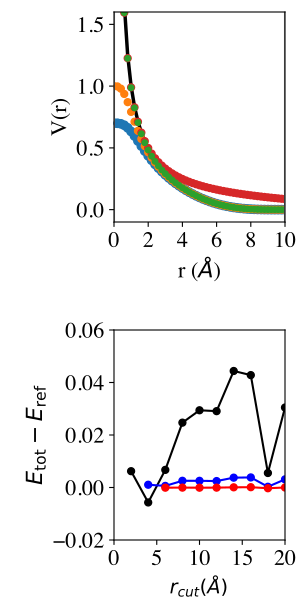

Here is the Python script that generated this plot:

import numpy as np
import matplotlib.pyplot as plt
import matplotlib

params = {
            'font.family' : 'Times'
        }
matplotlib.rcParams.update(params)

# datadir = "/Users/yjpark/YJ/Projects/Multisystem/ElectroStaticBenchmark_t3BN/efield0.0/"
datadir2write = "/Users/yjpark/YJ/Projects/Multisystem/Figures/figS1/sources/"

def Vfunc(r_ij, lam=0.7, rcut=16, Tap_on=False):
    r_ij = np.abs(r_ij)
    VV = (r_ij**3+(1/lam)**3)**(-1/3)
    if Tap_on:
        fac = 20*(r_ij/rcut)**7 - 70*(r_ij/rcut)**6 + 84*(r_ij/rcut)**5 - 35*(r_ij/rcut)**4 + 1
        VV *= fac
    return  VV


rcut = 10
rr   = np.linspace(0,rcut, 51, endpoint=True)

lam1, lam2, lam3       = 0.7, 1.0, 3.2
V1   = Vfunc(rr, lam=lam1, rcut=rcut, Tap_on=True)
V2   = Vfunc(rr, lam=lam2, rcut=rcut, Tap_on=True)
V3   = Vfunc(rr, lam=lam3, rcut=rcut, Tap_on=True)
V4   = Vfunc(rr, lam=3.2 , rcut=32  , Tap_on=True)


fig          = plt.figure(figsize=(3,6))
msize, fsize = 5, 16
ax1          = fig.add_axes([0.38, 0.63 , 0.57, 0.35])
ax2          = fig.add_axes([0.38, 0.1 , 0.57, 0.35])

ax1.plot(rr, 1/np.abs(rr),ls='-', color='k', lw=2.5, label="$V_\\text{bare}$")

ax1.plot(rr,   V1, 'o',color='C0',lw=2,ms=msize+1, label="$(\\lambda, r_{\\rm cut})=("+f"{lam1} [1/\AA], {rcut} [\AA])")
ax1.plot(rr,   V2, 'o',color='C1',lw=2,ms=msize  , label="$(\\lambda, r_{\\rm cut})=("+f"{lam2} [1/\AA], {rcut} [\AA])")

ax1.plot(rr,   V4, 'o',color='C3', lw=2,ms=msize , label="$(\\lambda, r_{\\rm cut})=("+f"{3.2 } [1/\AA], {32  } [\AA])")
ax1.plot(rr,   V3, 'o',color='C2',lw=2,ms=msize-1, label="$(\\lambda, r_{\\rm cut})=("+f"{lam3} [1/\AA], {rcut} [\AA])")


ax1.set_xlabel('r ($\\AA$)', fontsize=fsize, fontname='times')
ax1.set_ylabel('V(r)'      , fontsize=fsize, fontname='times')


ax1.set_xlim(0, rcut); ax1.set_xticks(np.linspace(0, rcut, 6, endpoint=True))
ax1.set_ylim(-0.1, 1.6); ax1.set_yticks(np.linspace(0, 1.5, 4, endpoint=True))


ax1.tick_params(labelsize=fsize)
ax1.axvline(x= 0   , ls='-', color='gray')
ax1.axvline(x=-rcut, ls='-', color='gray')
ax1.axvline(x= rcut, ls='-', color='gray')



fcut    = -5
data    = np.genfromtxt(f"{datadir2write}data_coul_long_c/energy_fcut{fcut}.dat", skip_header=1)
fcut    = -6
data2   = np.genfromtxt(f"{datadir2write}data_coul_long_c/energy_fcut{fcut}.dat", skip_header=1)
fcut    = -7
data3   = np.genfromtxt(f"{datadir2write}data_coul_long_c/energy_fcut{fcut}.dat", skip_header=1)


ensref  = data3[-1,-1]/data3[-1,-3]


ax2.plot( data[ :,0], (data[ :,-1]/data[ :,-3]-ensref)*1000, 'ko-' ,ms=msize, label="$f_\\text{cut}=10^{-5}$eV/\AA")
ax2.plot( data2[:,0], (data2[:,-1]/data2[:,-3]-ensref)*1000, 'bo-' ,ms=msize, label="$f_\\text{cut}=10^{-6}$eV/\AA")
ax2.plot( data3[:,0], (data3[:,-1]/data3[:,-3]-ensref)*1000, 'ro-' ,ms=msize, label="$f_\\text{cut}=10^{-7}$eV/\AA")
ax2.set_xlabel("$r_{cut} (\AA)$", fontsize=fsize-2, fontname='times')
ax2.set_xlim(0,20); ax2.set_xticks(np.linspace(0,20, 5, endpoint=True))
ax2.set_ylim(-0.02,0.06); ax2.set_yticks(np.linspace(-0.02,0.06, 5, endpoint=True))

ax2.tick_params(labelsize=fsize)

ax2.set_ylabel("$E_{\\rm tot}$", fontsize=fsize, fontname='times')
ax2.set_ylabel("$E_{\\rm tot}-E_{\\rm ref}$", fontsize=fsize, fontname='times')

fig.savefig(f"{datadir2write}figS1_0_ac.pdf")
